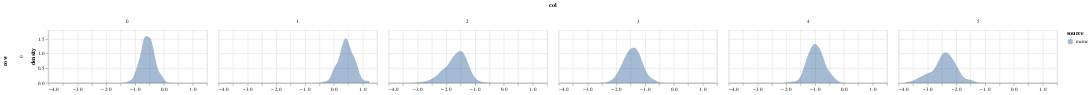

The notebook cell this image was saved under:
### Code cell
param = 'alpha'
df = get_post_df(ps[param]) 
df['source'] = 'mcmc'
plot_density(df, height=100)

### Figure 1 — Vega-Lite specification as saved in the notebook (floating-point values rounded to 4 significant figures; data arrays with more than 128 entries replaced by an {"elided": "..."} marker saying what was removed)
{"config": {"view": {"continuousWidth": 400, "continuousHeight": 300}}, "data": {"name": "data-06c005234a93e17f96969cecf28df174"}, "mark": {"type": "area", "opacity": 0.5}, "encoding": {"color": {"type": "nominal", "field": "source"}, "column": {"type": "quantitative", "field": "col"}, "row": {"type": "quantitative", "field": "row"}, "x": {"type": "quantitative", "field": "value", "title": null}, "y": {"type": "quantitative", "field": "density"}}, "height": 100, "resolve": {"scale": {"x": "independent"}}, "transform": [{"fold": ["value"]}, {"density": "value", "groupby": ["cn", "row", "col", "source"]}], "width": 300, "$schema": "https://vega.github.io/schema/vega-lite/v4.8.1.json", "datasets": {"data-06c005234a93e17f96969cecf28df174": {"elided": "600 records"}}}
